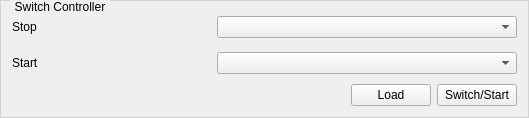
         <widget class="QGroupBox" name="SwitchControllerGroupBox">
          <property name="styleSheet">
           <string notr="true">QGroupBox {
    border: 1px solid lightgray;
    margin-top: 0.5em;
}

QGroupBox::title {
    subcontrol-origin: margin;
    left: 10px;
    padding: 0 3px 0 3px;
}</string>
          </property>
          <property name="title">
           <string>Switch Controller</string>
          </property>
          <layout class="QGridLayout" name="gridLayout_2">
           <item row="0" column="0">
            <widget class="QLabel" name="StopControllerLabel">
             <property name="text">
              <string>Stop</string>
             </property>
            </widget>
           </item>
           <item row="0" column="1">
            <spacer name="horizontalSpacer_2">
             <property name="orientation">
              <enum>Qt::Horizontal</enum>
             </property>
             <property name="sizeHint" stdset="0">
              <size>
               <width>70</width>
               <height>30</height>
              </size>
             </property>
            </spacer>
           </item>
           <item row="0" column="2">
            <widget class="QComboBox" name="StartControllerCombo">
             <property name="sizePolicy">
              <sizepolicy hsizetype="Maximum" vsizetype="Fixed">
               <horstretch>0</horstretch>
               <verstretch>0</verstretch>
              </sizepolicy>
             </property>
             <property name="minimumSize">
              <size>
               <width>300</width>
               <height>0</height>
              </size>
             </property>
            </widget>
           </item>
           <item row="1" column="0">
            <widget class="QLabel" name="StartControllerLabel">
             <property name="text">
              <string>Start</string>
             </property>
            </widget>
           </item>
           <item row="1" column="1">
            <spacer name="horizontalSpacer_3">
             <property name="orientation">
              <enum>Qt::Horizontal</enum>
             </property>
             <property name="sizeHint" stdset="0">
              <size>
               <width>172</width>
               <height>30</height>
              </size>
             </property>
            </spacer>
           </item>
           <item row="1" column="2">
            <widget class="QComboBox" name="StopControllerCombo">
             <property name="sizePolicy">
              <sizepolicy hsizetype="Maximum" vsizetype="Fixed">
               <horstretch>0</horstretch>
               <verstretch>0</verstretch>
              </sizepolicy>
             </property>
             <property name="minimumSize">
              <size>
               <width>300</width>
               <height>0</height>
              </size>
             </property>
            </widget>
           </item>
           <item row="2" column="2">
            <layout class="QHBoxLayout" name="horizontalLayout">
             <item>
              <spacer name="horizontalSpacer_4">
               <property name="orientation">
                <enum>Qt::Horizontal</enum>
               </property>
               <property name="sizeHint" stdset="0">
                <size>
                 <width>40</width>
                 <height>20</height>
                </size>
               </property>
              </spacer>
             </item>
             <item>
              <widget class="QPushButton" name="button_LoadControllerList">
               <property name="text">
                <string>Load</string>
               </property>
              </widget>
             </item>
             <item>
              <widget class="QPushButton" name="button_SwitchController">
               <property name="text">
                <string>Switch/Start</string>
               </property>
              </widget>
             </item>
            </layout>
           </item>
          </layout>
         </widget>
